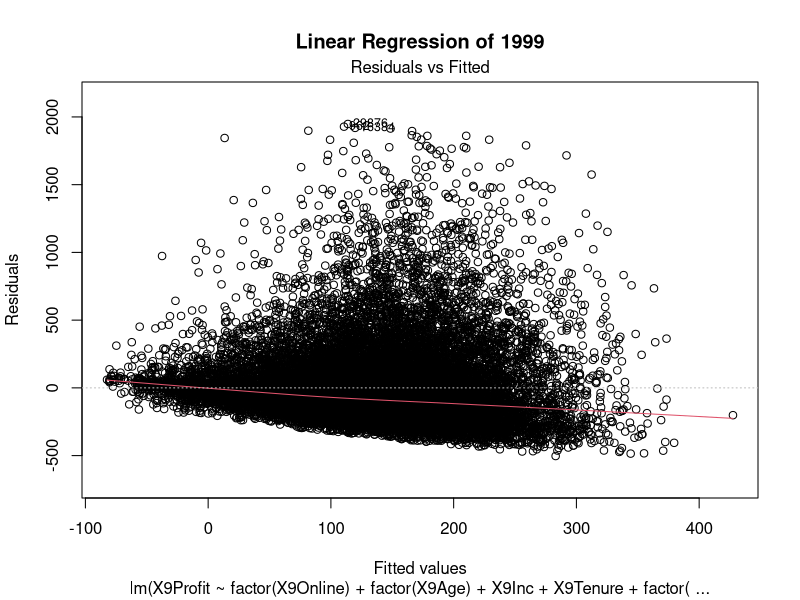
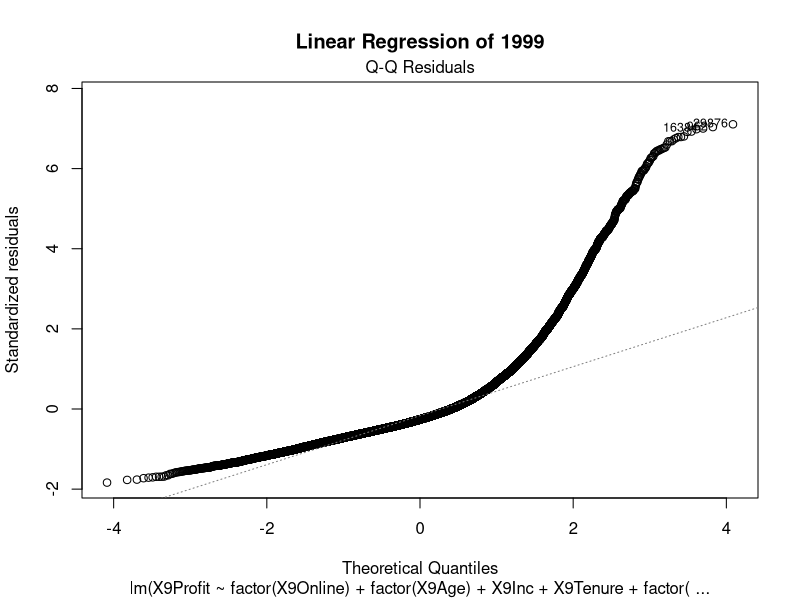
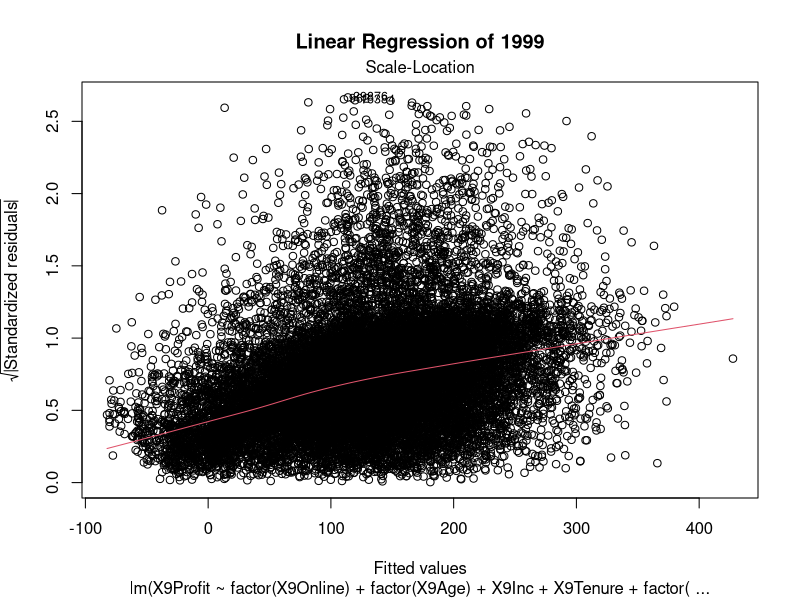
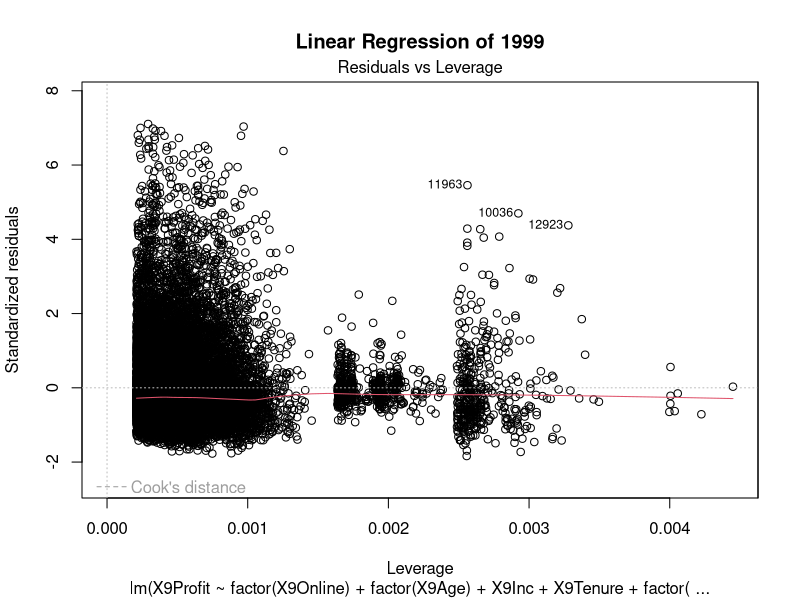

Reproduce these figures in R, in order.
pData = read.csv("PilgrimCaseData.csv")

model9 <- lm(X9Profit~factor(X9Online)+factor(X9Age)+X9Inc+X9Tenure+factor(X9District)+factor(X9Billpay),data = pData)
summary(model9)

plot(model9, main = "Linear Regression of 1999")